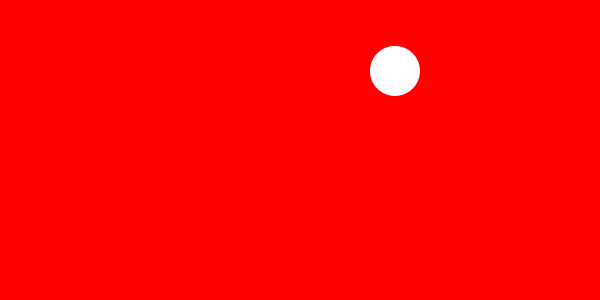
Frame 1 (no input)
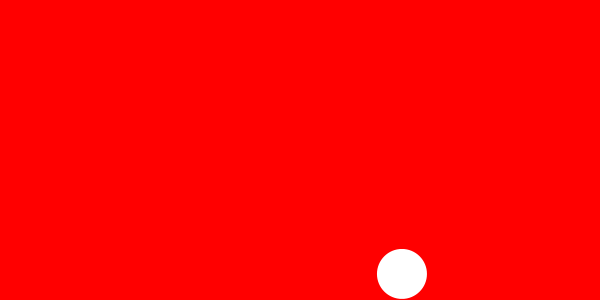
Frame 60 (the mouse pressed at the canvas centre just before this capture)
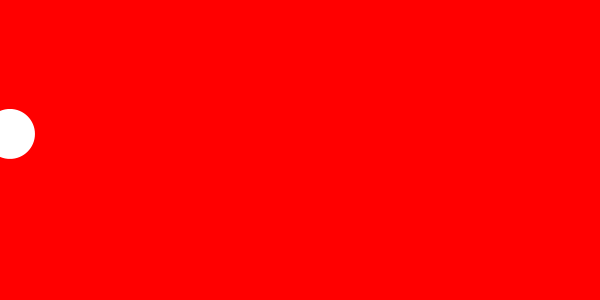
Frame 120 (the mouse held since frame 60 and released just before this capture)

The Processing sketch that drew these frames (run headless with seeded random() and noise(); from frame 60 on, the mouse is pressed at the canvas centre):

// Processing sketch: pelotitaSaltarina
// ── pelotitaSaltarina.pde
float posX;
float posY;
float sizeX;
float sizeY;
float dirX;
float dirY;
float vel;

void setup() {
  size(600, 300);
  background(255, 0, 0);

  posX = random(width);
  posY = random(height);
  sizeX = 50;
  sizeY = 50;
  dirX = 1;
  dirY = -1;
  vel = 7;
}

void draw() {
  background(255, 0, 0);

  if (posX<0) {
    dirX = dirX * -1;
  }

  if (posX>width) {
    dirX = dirX * -1;
  }

  if (posY<0) {
    dirY = dirY * -1;
  }

  if (posY>height) {
    dirY = dirY * -1;
  }

  posX += vel * dirX; //lo mismo que posX = posX-1
  posY += vel * dirY;
  noStroke();
  ellipse(posX, posY, sizeX, sizeY);
  println(posX);
}
